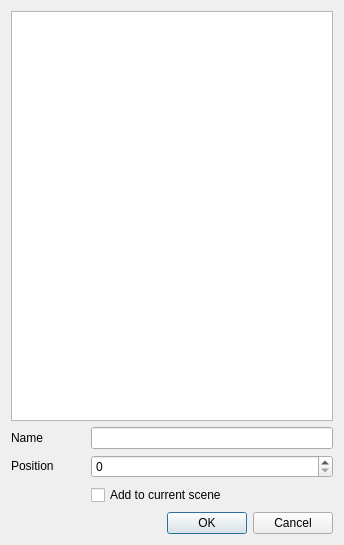
<?xml version="1.0" encoding="UTF-8"?>
<ui version="4.0">
 <class>TypeUiAddRecord</class>
 <widget class="QDialog" name="TypeUiAddRecord">
  <property name="geometry">
   <rect>
    <x>0</x>
    <y>0</y>
    <width>344</width>
    <height>545</height>
   </rect>
  </property>
  <property name="sizePolicy">
   <sizepolicy hsizetype="Preferred" vsizetype="Minimum">
    <horstretch>0</horstretch>
    <verstretch>0</verstretch>
   </sizepolicy>
  </property>
  <property name="windowTitle">
   <string>Add</string>
  </property>
  <layout class="QHBoxLayout" name="horizontalLayout_3">
   <item>
    <layout class="QHBoxLayout" name="TopLayout">
     <property name="spacing">
      <number>0</number>
     </property>
     <item>
      <layout class="QVBoxLayout" name="RightLayout">
       <property name="spacing">
        <number>6</number>
       </property>
       <item>
        <widget class="QListView" name="ListView">
         <property name="minimumSize">
          <size>
           <width>200</width>
           <height>400</height>
          </size>
         </property>
         <property name="locale">
          <locale language="English" country="UnitedStates"/>
         </property>
         <property name="editTriggers">
          <set>QAbstractItemView::NoEditTriggers</set>
         </property>
         <property name="alternatingRowColors">
          <bool>true</bool>
         </property>
         <property name="selectionBehavior">
          <enum>QAbstractItemView::SelectRows</enum>
         </property>
        </widget>
       </item>
       <item>
        <layout class="QHBoxLayout" name="horizontalLayout_4">
         <property name="spacing">
          <number>0</number>
         </property>
         <item>
          <widget class="QLabel" name="NameLabel">
           <property name="minimumSize">
            <size>
             <width>80</width>
             <height>0</height>
            </size>
           </property>
           <property name="maximumSize">
            <size>
             <width>80</width>
             <height>22</height>
            </size>
           </property>
           <property name="locale">
            <locale language="English" country="UnitedStates"/>
           </property>
           <property name="text">
            <string>Name</string>
           </property>
          </widget>
         </item>
         <item>
          <widget class="QLineEdit" name="LineEdit">
           <property name="minimumSize">
            <size>
             <width>200</width>
             <height>0</height>
            </size>
           </property>
          </widget>
         </item>
        </layout>
       </item>
       <item>
        <layout class="QHBoxLayout" name="horizontalLayout_2">
         <property name="spacing">
          <number>0</number>
         </property>
         <item>
          <widget class="QLabel" name="PositionLabel">
           <property name="minimumSize">
            <size>
             <width>80</width>
             <height>0</height>
            </size>
           </property>
           <property name="maximumSize">
            <size>
             <width>80</width>
             <height>22</height>
            </size>
           </property>
           <property name="locale">
            <locale language="English" country="UnitedStates"/>
           </property>
           <property name="text">
            <string>Position</string>
           </property>
          </widget>
         </item>
         <item>
          <widget class="QSpinBox" name="SpinBox">
           <property name="minimumSize">
            <size>
             <width>200</width>
             <height>20</height>
            </size>
           </property>
          </widget>
         </item>
        </layout>
       </item>
       <item>
        <layout class="QHBoxLayout" name="horizontalLayout_5">
         <property name="spacing">
          <number>0</number>
         </property>
         <item>
          <spacer name="horizontalSpacer_2">
           <property name="orientation">
            <enum>Qt::Horizontal</enum>
           </property>
           <property name="sizeHint" stdset="0">
            <size>
             <width>80</width>
             <height>16</height>
            </size>
           </property>
          </spacer>
         </item>
         <item>
          <widget class="QCheckBox" name="CheckBox">
           <property name="minimumSize">
            <size>
             <width>200</width>
             <height>16</height>
            </size>
           </property>
           <property name="locale">
            <locale language="English" country="UnitedStates"/>
           </property>
           <property name="text">
            <string>Add to current scene</string>
           </property>
           <property name="checked">
            <bool>false</bool>
           </property>
          </widget>
         </item>
         <item>
          <spacer name="horizontalSpacer">
           <property name="orientation">
            <enum>Qt::Horizontal</enum>
           </property>
           <property name="sizeHint" stdset="0">
            <size>
             <width>40</width>
             <height>22</height>
            </size>
           </property>
          </spacer>
         </item>
        </layout>
       </item>
       <item>
        <widget class="QDialogButtonBox" name="ButtonBox">
         <property name="minimumSize">
          <size>
           <width>0</width>
           <height>22</height>
          </size>
         </property>
         <property name="locale">
          <locale language="English" country="UnitedStates"/>
         </property>
         <property name="orientation">
          <enum>Qt::Horizontal</enum>
         </property>
         <property name="standardButtons">
          <set>QDialogButtonBox::Cancel|QDialogButtonBox::Ok</set>
         </property>
        </widget>
       </item>
       <item>
        <layout class="QHBoxLayout" name="horizontalLayout">
         <property name="spacing">
          <number>0</number>
         </property>
        </layout>
       </item>
      </layout>
     </item>
    </layout>
   </item>
  </layout>
 </widget>
 <resources/>
 <connections/>
</ui>
